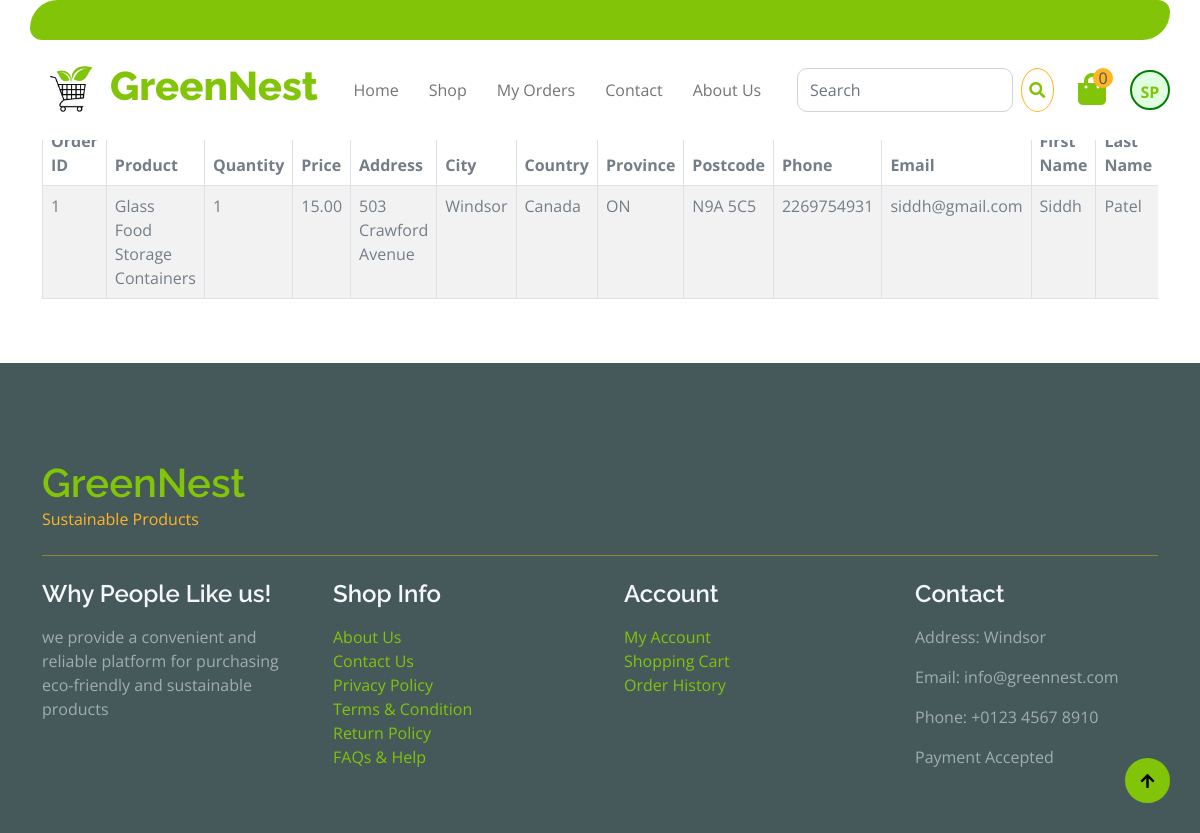
/order/ (signed in), run on the app's committed database.
### landingPage/models.py (models this page shows, shortened)
class Customer(AbstractBaseUser):
    first_name = models.CharField(max_length=50)
    last_name = models.CharField(max_length=50)
    phone = models.CharField(max_length=15)
    email = models.EmailField(unique=True)
    is_active = models.BooleanField(default=True)
    is_staff = models.BooleanField(default=True)
    image = models.ImageField(upload_to='customers/images/', default='customers/images/default.jpg')
    address = models.CharField(max_length=255, default="Not Provided")
    city = models.CharField(max_length=100, default="Not Provided")
    country = models.CharField(max_length=100, default="Not Provided")
    postal_code = models.CharField(max_length=20, default="Not Provided")
    objects = CustomerManager()
    USERNAME_FIELD = 'email'

class Order(models.Model):
    customer = models.ForeignKey(Customer, on_delete=models.CASCADE, default=0)
    product = models.ForeignKey(Product, on_delete=models.CASCADE, default=0)
    quantity = models.IntegerField(default=1)
    price = models.DecimalField(max_digits=10, decimal_places=2)
    address = models.CharField(max_length=255, default='')
    city = models.CharField(max_length=50, default='')
    country = models.CharField(max_length=50, default='')
    province = models.CharField(max_length=50, default='')  # New field for Province
    postcode = models.CharField(max_length=20, default='')
    phone = models.CharField(max_length=15, default='')
    email = models.EmailField(default='default@example.com')
    first_name = models.CharField(max_length=50, default='')
    last_name = models.CharField(max_length=50, default='')
    date = models.DateField(auto_now_add=True)
    status = models.BooleanField(default=False)

class Product(models.Model):
    name = models.CharField(max_length=255)
    description = models.TextField(default='')
    price = models.DecimalField(max_digits=10, decimal_places=2)
    category = models.ForeignKey(Category, on_delete=models.CASCADE, related_name='products')
    stock = models.PositiveIntegerField(default=100)
    image = models.ImageField(upload_to='products/images/')
    brand = models.CharField(max_length=255, default='')
    date_added = models.DateTimeField(default=timezone.now)
    last_updated = models.DateTimeField(auto_now=True)
    discount_price = models.DecimalField(max_digits=10, decimal_places=2, null=True, blank=True)
    expiration_date = models.DateField(default=one_year_from_today)
    rating = models.PositiveIntegerField(validators=[validate_rating], null=True, blank=True)

### landingPage/views.py (the view)
# urls.py: path('order/', views.user_history, name='order_detail'),
@login_required(login_url='login')
def user_history(request):
    current_user = request.user
    user_orders = Order.objects.filter(customer=current_user)
    order_details = []
    for orderItem in user_orders.all():
        order_details.append(orderItem)
    return render(request, 'landingPage/user_history.html',
                  {'order_details': order_details})

### landingPage/templatetags/custom_filters.py (called while the page is built)
@register.filter
def cart_total_quantity(cart):
    if cart:
        return sum(cart.values())
    return 0

### landingPage/templates/landingPage/user_history.html (shortened to what this page needs)
{% extends 'landingPage/base.html' %}
{% block content %}
    <div class="container mt-5">
        <h1 class="mb-4"> Order History</h1>
        {% if order_details %}
        <div class="table-responsive">
            <table class="table table-striped table-bordered">
                <thead class="thead-dark">
                    <tr>
                        <th>Order ID</th>
                        <th>Product</th>
                        <th>Quantity</th>
                        <th>Price</th>
                        <th>Address</th>
                        <th>City</th>
                        <th>Country</th>
                        <th>Province</th>
                        <th>Postcode</th>
                        <th>Phone</th>
                        <th>Email</th>
                        <th>First Name</th>
                        <th>Last Name</th>
                    </tr>
                </thead>
                <tbody>
                    {% for order in order_details %}
                        <tr>
                            <td>{{ order.id }}</td>
                            <td>{{ order.product.name }}</td>
                            <td>{{ order.quantity }}</td>
                            <td>{{ order.price }}</td>
                            <td>{{ order.address }}</td>
                            <td>{{ order.city }}</td>
                            <td>{{ order.country }}</td>
                            <td>{{ order.province }}</td>
                            <td>{{ order.postcode }}</td>
                            <td>{{ order.phone }}</td>
                            <td>{{ order.email }}</td>
                            <td>{{ order.first_name }}</td>
                            <td>{{ order.last_name }}</td>
                        </tr>
                    {% endfor %}
                </tbody>
            </table>
        </div>
        {% else %}
            <h3 class="text-center py-5">No Orders Yet !!!</h3>
        {% endif %}
    </div>
{% endblock content %}

### landingPage/templates/landingPage/base.html (shortened to what this page needs)
{% load static %}
{% load custom_filters %}
<!DOCTYPE html>
<html lang="en">
<head>
    <link rel="stylesheet" href="https://use.fontawesome.com/releases/v5.15.4/css/all.css"/>
    <link href="https://cdn.jsdelivr.net/npm/bootstrap-icons@1.4.1/font/bootstrap-icons.css" rel="stylesheet">
    <link href="{% static 'lib/lightbox/css/lightbox.min.css' %}" rel="stylesheet">
    <link href="{% static 'lib/owlcarousel/assets/owl.carousel.min.css' %}" rel="stylesheet">
    <link href="{% static 'css/bootstrap.min.css' %}" rel="stylesheet">
    <link rel="stylesheet" type="text/css" href="{% static 'css/landingPage.css' %}">
</head>
<body>
    <div class="container-fluid fixed-top">
        <div class="container topbar bg-primary d-none d-lg-block">
        </div>
        <div class="container px-0">
            <nav class="navbar navbar-light bg-white navbar-expand-xl" style="display: flex; align-items: center;">
                <img src="{% static 'images/newLogo.png' %}" style="height: 80px; width: auto;">
                <a href="{% url 'landingPage:index' %}" class="navbar-brand"><h2 class="text-primary display-6">GreenNest</h2></a>
                <div class="collapse navbar-collapse bg-white" id="navbarCollapse">
                    <div class="navbar-nav mx-auto">
                        <a href="{% url 'landingPage:index' %}" class="nav-item nav-link">Home</a>
                        <a href="{% url 'landingPage:shop' %}" class="nav-item nav-link">Shop</a>
                        {% if request.session.customer %}
                        <a href="{% url 'landingPage:order_detail' %}" class="nav-item nav-link">My Orders</a>
                        {% endif %}
                        <a href="{% url 'landingPage:contact' %}" class="nav-item nav-link">Contact</a>
                        <a href="{% url 'landingPage:about_us' %}" class="nav-item nav-link">About Us</a>
                    </div>
                    <div class="d-flex m-3 me-0">
                        <form class="d-flex position-relative" method="get" action="{% url 'landingPage:search' %}">
                            <input class="form-control me-2" type="search" name="query" placeholder="Search" aria-label="Search" required autocomplete="off">
                            <button class="btn-search btn border border-secondary btn-md-square rounded-circle bg-white me-4" data-bs-toggle="modal"><i class="fas fa-search text-primary"></i></button>
                        </form>
                        <a href="{% url 'landingPage:cart' %}" class="position-relative me-4 my-auto">
                            <i class="fa fa-shopping-bag fa-2x"></i>
                            <span class="position-absolute bg-secondary rounded-circle d-flex align-items-center justify-content-center text-dark px-1" style="top: -5px; left: 15px; height: 20px; min-width: 20px;">{{ request.session.cart|cart_total_quantity }}</span>
                        </a>
                        {% if request.session.customer %}
                        <a href="{% url 'profile_page:profile' %}" class="my-auto" style="
        display: inline-block;
        width: 40px;
        height: 40px;
        line-height: 40px;
        text-align: center;
        border-radius: 50%;
        border: 2px solid green;
        background-color: #e0ffe0;
        color: #81C405;
        font-weight: bold;
    ">
                            {{ request.user.first_name|slice:":1" }}{{ request.user.last_name|slice:":1" }}
                        </a>
                        {% else %}
                        <a href="{% url 'landingPage:login' %}" class="my-auto">
                            <i class="fas fa-user fa-2x"></i>
                        </a>
                        {% endif %}
                    </div>
                </div>
            </nav>
        </div>
    </div>
    {% block content %}{% endblock %}
    <div class="container-fluid bg-dark text-white-50 footer pt-5 mt-5">
        <div class="container py-5">
            <div class="pb-4 mb-4" style="border-bottom: 1px solid rgba(226, 175, 24, 0.5) ;">
                <div class="row g-4">
                    <div class="col-lg-3">
                        <a href="#">
                            <h1 class="text-primary mb-0">GreenNest</h1>
                            <p class="text-secondary mb-0">Sustainable Products</p>
                        </a>
                    </div>
                </div>
            </div>
            <div class="row g-5">
                <div class="col-lg-3 col-md-6">
                    <div class="footer-item">
                        <h4 class="text-light mb-3">Why People Like us!</h4>
                        <p class="mb-4">we provide a convenient and reliable platform for purchasing eco-friendly and sustainable products</p>
                    </div>
                </div>
                <div class="col-lg-3 col-md-6">
                    <div class="d-flex flex-column text-start footer-item">
                        <h4 class="text-light mb-3">Shop Info</h4>
                        <a class="btn-link" href="{% url 'landingPage:about_us' %}">About Us</a>
                        <a class="btn-link" href="{% url 'landingPage:contact' %}">Contact Us</a>
                        <a class="btn-link" href="{% url 'landingPage:privacyPolicy' %}">Privacy Policy</a>
                        <a class="btn-link" href="{% url 'landingPage:terms_conditions' %}">Terms & Condition</a>
                        <a class="btn-link" href="{% url 'landingPage:return_policy' %}">Return Policy</a>
                        <a class="btn-link" href="{% url 'landingPage:faqs_help' %}">FAQs & Help</a>
                    </div>
                </div>
                <div class="col-lg-3 col-md-6">
                    <div class="d-flex flex-column text-start footer-item">
                        <h4 class="text-light mb-3">Account</h4>
                        <a class="btn-link" href="{% url 'profile_page:profile' %}">My Account</a>
                        <a class="btn-link" href="{% url 'landingPage:cart' %}">Shopping Cart</a>
                        <a class="btn-link" href="{% url 'landingPage:order_detail' %}">Order History</a>
                    </div>
                </div>
                <div class="col-lg-3 col-md-6">
                    <div class="footer-item">
                        <h4 class="text-light mb-3">Contact</h4>
                        <p>Address: Windsor</p>
                        <p>Email: info@greennest.com</p>
                        <p>Phone: +0123 4567 8910</p>
                        <p>Payment Accepted</p>
                    </div>
                </div>
            </div>
        </div>
    </div>
    <a href="#" class="btn btn-primary border-3 border-primary rounded-circle back-to-top"><i class="fa fa-arrow-up"></i></a>
</body>
</html>

### static/css/landingPage.css (style rules this page uses)
.back-to-top { position: fixed; right: 30px; bottom: 30px; display: flex; width: 45px; height: 45px; align-items: center; justify-content: center; transition: 0.5s; z-index: 99; }
.btn { font-weight: 600; transition: .5s; }
.btn-md-square { width: 44px; height: 44px; }
.btn-square, .btn-sm-square, .btn-md-square, .btn-lg-square { padding: 0; display: flex; align-items: center; justify-content: center; font-weight: normal; }
.btn.border-secondary { transition: 0.5s; }
.fixed-top { transition: 0.5s; background: var(--bs-white); border: 0; }
.topbar { padding: 20px; border-radius: 230px 100px; }
.navbar .navbar-nav .nav-link { padding: 10px 15px; font-size: 16px; transition: .5s; }
.navbar { height: 100px; border-bottom: 1px solid rgba(255, 255, 255, .1); }

### data on the page
Customer: user.first_name "S", user.last_name "P"
Order: id "1", product.name "Glass Food Storage Containers", quantity "1", price "15.00", address "503 Crawford Avenue", city "Windsor", country "Canada", province "ON", postcode "N9A 5C5", phone "2269754931", email "siddh@gmail.com", first_name "Siddh", last_name "Patel"

### other printed values
{{ request.session.cart|cart_total_quantity }} "0"
